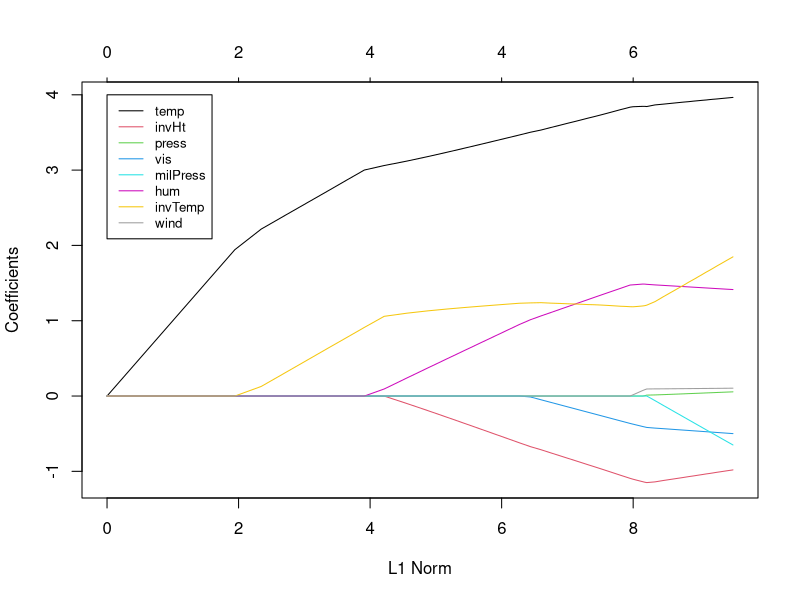

R code for this plot:
## ---- chunk 1
knitr::opts_chunk$set(echo = TRUE)
## ---- chunk 2
library(MASS)
library(leaps)
library(glmnet)

#load in ozone data (taken from "cosso" R package)
ozone = read.csv("data/ozone.csv")
## ---- chunk 3
#Algorithmic

#best subsets selection
fitbsub = regsubsets(x=ozone[,2:9],y=ozone[,1])
summary(fitbsub)
# Explanation: an asterisk specifies that a given variable is included in the corresponding model

# Question: Which model among these would you choose?
# Food for thought: https://en.wikipedia.org/wiki/All_models_are_wrong

res.sum <- summary(fitbsub)
data.frame(
  Adj.R2 = which.max(res.sum$adjr2),
  CP = which.min(res.sum$cp),
  BIC = which.min(res.sum$bic)
)
## ---- chunk 4
#forward step-wise  - via AIC
fit0 = lm(ozone~1,data=ozone)
fitf = stepAIC(fit0,scope=ozone~wind+temp+invHt+press+hum+vis+milPress+invTemp,direction="forward",data=ozone,k=log(nrow(ozone)))
summary(fitf)
## ---- chunk 5
#backwards step-wise - via AIC
fit = lm(ozone~.,data=ozone)
fitb = stepAIC(fit,direction="backward",data=ozone,k=log(nrow(ozone)))
summary(fitb)
## ---- chunk 6
#L1 Regularization

Y = as.numeric(ozone[,1]); Y = Y - mean(Y)
X = as.matrix(ozone[,-1]); X = scale(X,center=T,scale=T)
fit0 = lm(Y~X-1)


lam = 1
fitl = glmnet(x=X,y=Y,family="gaussian",lambda=lam,alpha=1)
cbind(fit0$coef,as.matrix(fitl$beta))
## ---- chunk 7
#lasso paths
fitl = glmnet(x=X,y=Y,family="gaussian",alpha=1)
plot(fitl,col=1:8)
legend(0,4,legend=names(ozone)[2:9],col=1:8,lty=rep(1,8),cex=.8)
